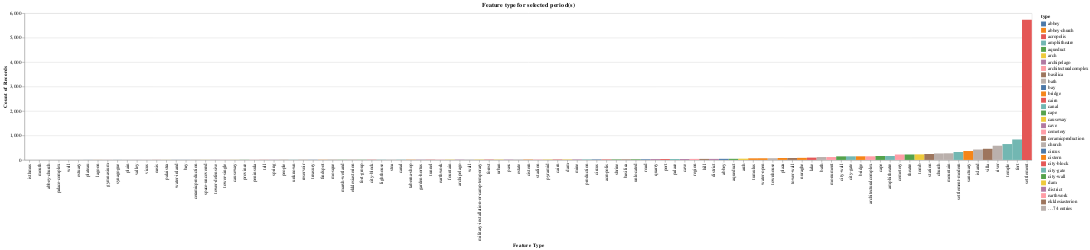

Notebook cell for this chart:
### Markdown cell above
![All Periods Gif](Material/FirstVisualization/MaxPeriodGif.gif)

### Code cell
#All types histogram
type_hist = alt.Chart(final_df).mark_bar(size=20).encode(
    x = alt.X('type:N',title='Feature Type',sort ='y'),
    y = alt.Y('count(type):Q'),
    color=alt.Color('type:N'),
    tooltip=['count()']
).properties(
    title="Feature type for selected period(s)"
)
type_hist

### Figure 1 — Vega-Lite specification as saved in the notebook (floating-point values rounded to 4 significant figures; data arrays with more than 128 entries replaced by an {"elided": "..."} marker saying what was removed)
{"config": {"view": {"continuousWidth": 400, "continuousHeight": 300}}, "data": {"name": "data-9d64ac07e56780036cab87046dff4a98"}, "mark": {"type": "bar", "size": 20}, "encoding": {"color": {"type": "nominal", "field": "type"}, "tooltip": [{"type": "quantitative", "aggregate": "count"}], "x": {"type": "nominal", "field": "type", "sort": "y", "title": "Feature Type"}, "y": {"type": "quantitative", "aggregate": "count", "field": "type"}}, "title": "Feature type for selected period(s)", "$schema": "https://vega.github.io/schema/vega-lite/v4.8.1.json", "datasets": {"data-9d64ac07e56780036cab87046dff4a98": {"elided": "13434 records"}}}
